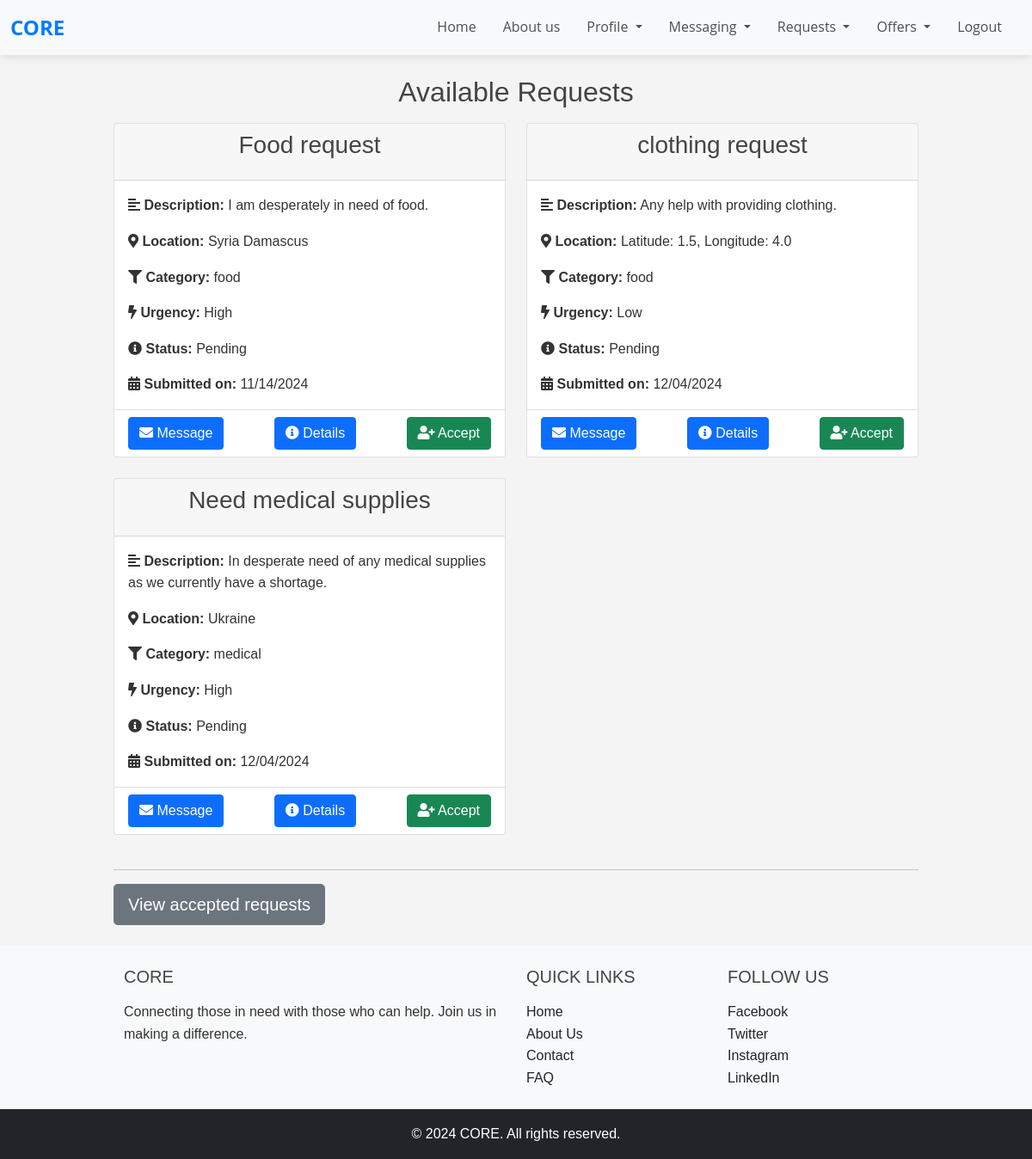
The app's page /view_requests_and_accept/ (signed in) with its own data.
### requests_app/models.py (models this page shows, shortened)
class Request(models.Model):
    CATEGORY_CHOICES = (
        ('food', 'Food'),
        ('water', 'Water'),
        ('clothing', 'Clothing'),
        ('shelter', 'Shelter'),
        ('medical', 'Medical Supplies'),
        ('other', 'Other'),
    )
    URGENCY_LEVELS = (
        ('low', 'Low'),
        ('medium', 'Medium'),
        ('high', 'High'),
    )
    STATUS_CHOICES = (
        ('pending', 'Pending'),
        ('accepted', 'Accepted'),
        ('in_progress', 'In Progress'),
        ('completed', 'Completed'),
        ('cancelled', 'Cancelled'),
    )
    LOCATION_CHOICES = (
        ('address', 'Address'),
        ('coordinates', 'Latitude and Longitude'),
    )
    user = models.ForeignKey(User, on_delete=models.CASCADE)
    title = models.CharField(max_length=100, default='No title given')
    description = models.TextField(default='No description given')
    location_type = models.CharField(max_length=20, choices=LOCATION_CHOICES, default='address')
    address = models.CharField(
        max_length=255,
        blank=True,
        default="No address provided"
    )
    latitude = models.FloatField(
        null=True,
        blank=True,
        default=51.99656842422461
    )
    longitude = models.FloatField(
        null=True,
        blank=True,
        default=-0.9913942306871908
    )
    category = models.CharField(max_length=50, choices=CATEGORY_CHOICES, default='Other')
    urgency = models.CharField(max_length=10, choices=URGENCY_LEVELS, default='Low')
    status = models.CharField(max_length=11, choices=STATUS_CHOICES, default='Pending')
    accepted_by = models.ForeignKey(
        User,
        null=True,
        blank=True,
        on_delete=models.SET_NULL,
        related_name='accepted_requests'
    )
    created_at = models.DateTimeField(default=timezone.now, editable=False)

### offers/views.py (the view)
# urls.py: path('view_requests_and_accept/', offers_views.view_requests_and_accept, name='view_requests_and_accept'),
@login_required
def view_requests_and_accept(request):
    open_requests = Request.objects.filter(accepted_by=None)
    return render(request, 'view_requests_and_accept.html', {'requests_app': open_requests})

### offers/templates/view_requests_and_accept.html (shortened to what this page needs)
{% extends 'base.html' %}
{% block content %}
{% load static %}
<link rel="stylesheet" type="text/css" href="{% static 'css/styles.css' %}">
<div class="container mt-4" data-page-type="offer_view_all_requests">
    <h2 class="text-center mb-3">Available Requests</h2>
    <div class="row request-container">
        {% for request_ in requests_app %}
        <div class="col-md-6 col-lg-6 mb-4 item_request" id="request_-{{ request_.id }}">
            <div class="card">
                <div class="card-header text-center">
                    <h3>{{ request_.title }}</h3>
                </div>
                <div class="card-body">
                    <p class="card-text"><i class="fas fa-align-left"></i> <strong>Description:</strong> {{ request_.description }}</p>
                    <p class="card-text"><i class="fas fa-map-marker-alt"></i> <strong>Location:</strong>
                        {% if request_.location_type == 'address' %}
                            {{ request_.address }}
                        {% elif request_.location_type == 'coordinates' %}
                            Latitude: {{ request_.latitude }}, Longitude: {{ request_.longitude }}
                        {% else %}
                            Location not provided
                        {% endif %}
                    </p>
                    <p class="card-text"><i class="fas fa-filter"></i> <strong>Category:</strong> {{ request_.category }}</p>
                    <p class="card-text"><i class="fas fa-bolt"></i> <strong>Urgency:</strong> {{ request_.get_urgency_display }}</p>
                    <p class="card-text"><i class="fas fa-info-circle"></i> <strong>Status:</strong> {{ request_.get_status_display }}</p>
                    <p class="card-text"><i class="fas fa-calendar-alt"></i> <strong>Submitted on:</strong> {{ request_.created_at|date:"SHORT_DATE_FORMAT" }}</p>
                </div>
                <div method="post" class="card-footer bg-transparent d-flex justify-content-between">
                    <div class="d-flex justify-content-between align-items-left ">
                        <a href="{% url 'send_message_to' request_.user.id %}" class="btn btn-primary">
                            <i class="fas fa-envelope"></i> Message
                        </a>
                    </div>
                    <div class="d-flex justify-content-between align-items-center ">
                        <a href="{% url 'offers_view_requester_detail' request_.id %}" class="btn btn-primary">
                            <i class="fas fa-info-circle"></i> Details
                        </a>
                    </div>
                    <div class="d-flex justify-content-between align-items-right">
                        <form method="post" class="accept-form" data-request-id="{{ request_.id }}">
                            <button type="button" class="btn {% if request_.accepted_by %}btn-danger{% else %}btn-success{% endif %} accept-btn"
                                data-action="{% if request_.accepted_by == request.user %}retract{% else %}accept{% endif %}">
                                {% if request_.accepted_by %}
                                <i class="fas fa-user-slash"></i> Retract
                                {% else %}
                                <i class="fas fa-user-plus"></i> Accept
                                {% endif %}
                            </button>
                        </form>
                    </div>
                </div>
            </div>
        </div>
        {% empty %}
        <div class="col-12 no-requests">
            <div class="alert alert-info text-center">No more available requests.</div>
        </div>
        {% endfor %}
    </div>
    <hr>
    <a href="{% url 'view_accepted_requests' %}"><button type="button2" class="btn btn-secondary btn-lg btn-block">View accepted requests</button></a>
</div>
{% load static %}
{% endblock %}

### main/templates/base.html (shortened to what this page needs)
<!DOCTYPE html>
<html lang="en">
<head>
    {% load static %}
    <link href="https://cdn.jsdelivr.net/npm/bootstrap@5.0.2/dist/css/bootstrap.min.css" rel="stylesheet">
    <link rel="stylesheet" href="https://cdnjs.cloudflare.com/ajax/libs/font-awesome/5.15.1/css/all.min.css">
    <link rel="stylesheet" href="https://cdnjs.cloudflare.com/ajax/libs/aos/2.3.4/aos.css" />
    <link rel="stylesheet" type="text/css" href="{% static 'css/base.css' %}">
</head>
<body>
    {% include 'navbar.html' %}
    <main class="flex-grow-1">
        {% block content %}{% endblock %}
    </main>
    {% include 'footer.html' %}
</body>
</html>

### main/templates/navbar.html (shortened to what this page needs)
<nav class="navbar navbar-expand-lg navbar-light custom-navbar">
    <div class="container-fluid">
        <a class="navbar-brand" href="{% url 'home' %}">CORE</a>
        <div class="collapse navbar-collapse" id="navbarSupportedContent">
            <ul class="navbar-nav ms-auto mb-2 mb-lg-0">
                <li class="nav-item">
                    <a class="nav-link" aria-current="page" href="{% url 'home' %}">Home</a>
                </li>
                <li class="nav-item">
                    <a class="nav-link" href="{% url 'about_us' %}">About us</a>
                </li>
                {% if user.is_authenticated %}
                <li class="nav-item dropdown">
                    <a class="nav-link dropdown-toggle" href="#" id="navbarDropdownProfile" role="button" data-bs-toggle="dropdown" aria-expanded="false">
                        Profile
                    </a>
                </li>
                <li class="nav-item dropdown">
                    <a class="nav-link dropdown-toggle" href="#" id="navbarDropdownMessaging" role="button" data-bs-toggle="dropdown" aria-expanded="false">
                        Messaging
                    </a>
                </li>
                {% if request.user.is_staff or request.user.user_type == 'requester' %}
                <li class="nav-item dropdown">
                    <a class="nav-link dropdown-toggle" href="#" id="navbarDropdownRequests2" role="button" data-bs-toggle="dropdown" aria-expanded="false">
                        Requests
                    </a>
                </li>
                <li class="nav-item dropdown">
                    <a class="nav-link dropdown-toggle" href="#" id="navbarDropdownOffers2" role="button" data-bs-toggle="dropdown" aria-expanded="false">
                        Offers
                    </a>
                </li>
                {% endif %}
                <li class="nav-item">
                    <a class="nav-link" href="{% url 'logout' %}">Logout</a>
                </li>
                {% endif %}
            </ul>
        </div>
    </div>
</nav>

### main/templates/footer.html
<footer class="bg-light text-center text-lg-start mt-4">
    <div class="container p-4">
        <div class="row">
            <div class="col-lg-6 col-md-12 mb-4 mb-md-0">
                <h5 class="text-uppercase">CORE</h5>
                <p>
                    Connecting those in need with those who can help. Join us in making a difference.
                </p>
            </div>
            <div class="col-lg-3 col-md-6 mb-4 mb-md-0">
                <h5 class="text-uppercase">Quick Links</h5>
                <ul class="list-unstyled mb-0">
                    <li>
                        <a href="{% url 'home' %}" class="text-dark">Home</a>
                    </li>
                    <li>
                        <a href="{% url 'about_us' %}" class="text-dark">About Us</a>
                    </li>
                    <li>
                        <a href="{% url 'contact' %}" class="text-dark">Contact</a>
                    </li>
                    <li>
                        <a href="{% url 'faq' %}" class="text-dark">FAQ</a>
                    </li>
                </ul>
            </div>
            <div class="col-lg-3 col-md-6 mb-4 mb-md-0">
                <h5 class="text-uppercase">Follow Us</h5>
                <ul class="list-unstyled mb-0">
                    <li>
                        <a href="#" class="text-dark">Facebook</a>
                    </li>
                    <li>
                        <a href="#" class="text-dark">Twitter</a>
                    </li>
                    <li>
                        <a href="#" class="text-dark">Instagram</a>
                    </li>
                    <li>
                        <a href="#" class="text-dark">LinkedIn</a>
                    </li>
                </ul>
            </div>
        </div>
    </div>
    <div class="text-center p-3 bg-dark text-white">
        © 2024 CORE. All rights reserved.
    </div>
</footer>

### static/css/base.css (style rules this page uses)
html, body { height: 100%; margin: 0; display: flex; flex-direction: column; }
.custom-navbar { font-family: 'Open Sans', sans-serif; background: #f8f9fa; box-shadow: 0px 2px 10px rgba(0, 0, 0, 0.1); position: sticky; top: 0; z-index: 1000; }
.navbar-brand { font-weight: bold; font-size: 1.5rem; color: #007bff !important; transition: color 0.3s; }
.navbar-nav .nav-link { color: #495057 !important; font-weight: 500; margin-right: 15px; transition: color 0.3s; }

### static/css/styles.css (style rules this page uses)
* { margin: 0; padding: 0; box-sizing: border-box; }
body { font-family: Arial, sans-serif; background-color: #f4f4f4; color: #333; line-height: 1.6; }
.container { width: 80%; margin: auto; overflow: hidden; }
h1, h2, h3, h4, h5, h6 { margin-bottom: 1rem; color: #444; }
p { margin-bottom: 1rem; }
a { color: #007BFF; text-decoration: none; }
button { display: inline-block; padding: 0.75rem 1.25rem; font-size: 1rem; cursor: pointer; border: none; background-color: #007BFF; color: #fff; border-radius: 5px; }
:root { --button-size-small: 8px 16px; --button-size-medium: 12px 24px; --button-size-large: 16px 32px; }

### records on screen
Request: title "Food request", description "I am desperately in need of food.", address "Syria Damascus", category "food", urgency "High", status "Pending", created_at "11/14/2024", shows "Accept"
Request: title "clothing request", description "Any help with providing clothing.", latitude "1.5", longitude "4.0", category "food", urgency "Low", status "Pending", created_at "12/04/2024", shows "Accept"
Request: title "Need medical supplies", description "In desperate need of any medical supplies as we currently have a shortage.", address "Ukraine", category "medical", urgency "High", status "Pending", created_at "12/04/2024", shows "Accept"
